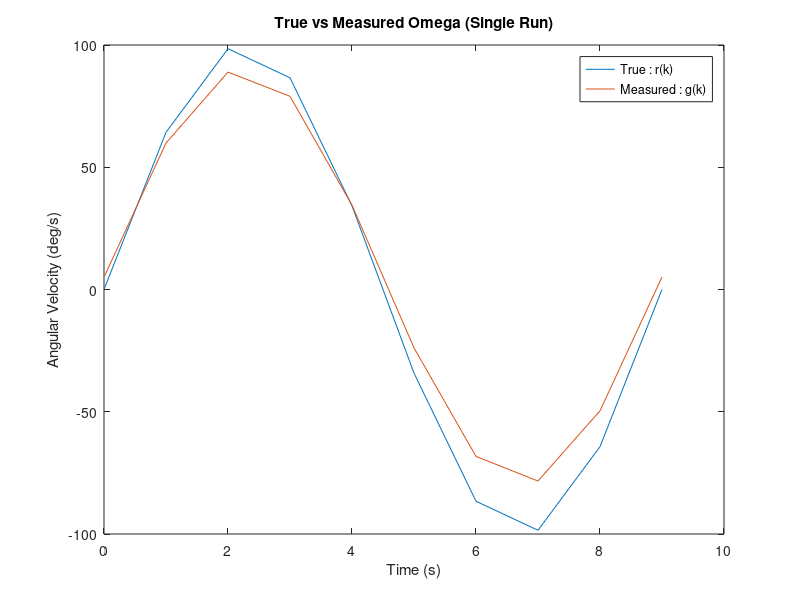

Recreate this plot in MATLAB. (Note: this script raises an error after producing the figure.)
%% Homework 2
%{
MECH7710
Matt Boler
%}

%% Problem 1
%{
Two random variables x 1 and x 2 have a joint PDF that is uniform inside the circle (in
the x 1 -x 2 plane) with radius 2, and zero outside the circle.
a) Find the math expression of the joint PDF function.
b) Find the conditional PDF P x 2 | x 1 ( x 2 | x 1  0 . 5 ) ?
c) Are the two random variables uncorrelated?
d) Are the two random variables statistically independent?
%}

% --- Done on paper ---


%% Problem 2
%{
The stationary process x(t) has an autocorrelation function of the form:
R_x(\tau) = \sigma^2 exp(-\beta |\tau|)
Another process y(t) is related to x(t) by the deterministic equation:
y(t) = ax(t) + b
where the constants a and b are known.
a) What it the autocorrelation function for y(t) ?
b) What is the crosscorrelation function R_xy(\tau)=E[x(t)y(t+\tau)]?
%}

% --- Done on paper ---

%% Problem 3
%{
Use least squares to identify a gyroscopes scale factor (a) and bias (b). Simulate the
gyroscope using:
g(k)=ar(k) + b + n(k)
n ~ N(0, \sigma= 0.3 deg/s)
r(k) = 100sin(\omega * t)
a) perform the least squares with 10 samples (make sure to pick  so that you get one
full cycle in 10 samples.
b) Repeat part a 1000 times and calculate the mean and standard deviation of the
estimate errors (this is known as a Monte Carlo Simulation). Compare the results
to the theoretically expected mean and standard deviation
c) Repeat part (a) and (b) using 1000 samples. What does the theoretical and Monte
Carlo standard deviation of the estimated errors approach?
d) Set up the problem to run as a recursive least squares and plot the coefficients and
theoretical standard deviation of the estimate error and the actual estimate error as
a function of time.
%}

a = 0.85; % scale factor
b = 5; % bias (deg/s)
sigma = 0.3; % deg/s

% Lets be really lazy and use a dt of 1 so sample = time
% Just have to use a slow omega
% a. sim with 10 samples
% b. do (a) 1000x

% Parameters chosen:
dt = 1;
w = 360/9; % 1 cycle in 10 samples
t = 0:dt:9;

% Data generation:

angular_velocity = 100 * sind(w * t);

g = zeros(size(t));
g_MC_10 = zeros(length(t), 1000);
n = zeros(size(t));

Y = zeros(size(t'));
H = zeros(size([t', t']));
X_est_10 = zeros(2,1);
X_est_MC_10 = zeros(2, 1000);


for i = 1:1000
    n = randn(size(t)) * sigma;
    g = a * angular_velocity + b + n;
    
    Y = g';
    H = [angular_velocity', ones(size(angular_velocity'))];
    
    %{
    Doesn't matter which run we use as our single and this is a convenient
    storage variable
    %}
    X_est_10 = H \ Y;
    
    % Store history
    X_est_MC_10(:,i) = X_est_10;
    g_MC_10(:,i) = g';
end

figure(1)
plot(t, angular_velocity, t, g);
legend("True : r(k)", "Measured : g(k)");
title("True vs Measured Omega (Single Run)");
xlabel('Time (s)');
ylabel('Angular Velocity (deg/s)');

disp("True Values")
disp(["Scale factor: ", string(a)]);
disp(["Bias: ", string(b)]);

disp("Single Sim Result (10 Samples)")
disp(["Estimated scale factor: ", string(X_est_10(1))]);
disp(["Estimated bias: ", string(X_est_10(2))]);


a_MC_10 = mean(X_est_MC_10(1,:));
b_MC_10 = mean(X_est_MC_10(2,:));
predicted_MC_10 = a_MC_10 * angular_velocity + b_MC_10;
mean_err_MC_10 = mean(g - predicted_MC_10);
std_err_MC_10 = std(g - predicted_MC_10);

disp("MC Sim Results (10 Samples)")
disp(["Estimated scale factor: ", string(a_MC_10)]);
disp(["Estimated bias: ", string(b_MC_10)]);
disp(["Mean error: ", string(mean_err_MC_10)]);
disp(["STD error: ", string(std_err_MC_10)]);

% c. (a) and (b) with 1000 samples

% Parameters chosen:
dt = 1;
w = 360/9; % 1 cycle in 10 samples
t = 0:dt:999;

% Data generation:

angular_velocity = 100 * sind(w * t);

g = zeros(size(t));
g_MC_1000 = zeros(length(t), 1000);
n = zeros(size(t));

Y = zeros(size(t'));
H = zeros(size([t', t']));
X_est_1000 = zeros(2,1);
X_est_MC_1000 = zeros(2, 1000);


for i = 1:1000
    n = randn(size(t)) * sigma;
    g = a * angular_velocity + b + n;
    
    Y = g';
    H = [angular_velocity', ones(size(angular_velocity'))];
    
    %{
    Doesn't matter which run we use as our single and this is a convenient
    storage variable
    %}
    X_est_1000 = H \ Y;
    
    % Store history
    X_est_MC_1000(:,i) = X_est_1000;
    g_MC_1000(:,i) = g';
end

figure(2)
plot(t, angular_velocity, t, g);
legend("True : r(k)", "Measured : g(k)");
title("True vs Measured Omega (Single Run)");
xlabel('Time (s)');
ylabel('Angular Velocity (deg/s)');

disp("True Values")
disp(["Scale factor: ", string(a)]);
disp(["Bias: ", string(b)]);

disp("Single Sim Result (1000 Samples)")
disp(["Estimated scale factor: ", string(X_est_1000(1))]);
disp(["Estimated bias: ", string(X_est_1000(2))]);

a_MC_1000 = mean(X_est_MC_1000(1,:));
b_MC_1000 = mean(X_est_MC_1000(2,:));
predicted_MC_1000 = a_MC_1000 * angular_velocity + b_MC_1000;
mean_err_MC_1000 = mean(g - predicted_MC_1000);
std_err_MC_1000 = std(g - predicted_MC_1000);

disp("MC Sim Results (1000 Samples)")
disp(["Estimated scale factor: ", string(a_MC_1000)]);
disp(["Estimated bias: ", string(b_MC_1000)]);
disp(["Mean error: ", string(mean_err_MC_1000)]);
disp(["STD error: ", string(std_err_MC_1000)]);

% d. Set up as recursive least squares and plot coefficients, actual
% estimate error, and theoretical estimate error.

X = [1; 0];
P = [1, 0; 0, 10];
R = sigma^2;

recursive_X = X;
recursive_P = [P(1,1); P(2,2)];
errors = zeros(size(t));

for i = 1:length(g)
    y = g(i);
    r = angular_velocity(i);
    H = [r, 1];
    prediction = H * X;
    
    error = y - prediction;
    
    % Solve for K
    K = P*H' / (H*P*H' + R);
    X = X + K * error;
    P = inv(inv(P) + H'*inv(R)*H);
    
    recursive_X(:,i) = X;
    recursive_P(:,i) = [P(1,1); P(2,2)];
    errors(i) = error;
end

state_variance = recursive_P(1,:) + recursive_P(2,:);
estimate_variance = state_variance + R;
estimate_std = sqrt(estimate_variance);

% TODO: THEORETICAL STDEV

figure(3)
plot(t, recursive_X(1,:), t, recursive_X(2,:), t, errors, t, estimate_std, 'r-', t, -estimate_std, 'r-');
title("Recursive Least Squares")
legend("Scale factor", "Bias", "Estimate error", "Estimate std");



%% Problem 4
%{
Simulate the following discrete system with a
normal random input and output noise:

G(z) = (0.25 * (z-0.8)) / (z^2 - 1.9*z + 0.95)

a) Develop the H matrix for the least squares solution.
b) Use least squares to estimate the coefficients of the above Transfer Function.
How good is the fit? Plot the bode response of the I.D. TF and the simulated TF
on the same plot. How much relative noise has been added (SNR – signal to
noise ratio), plot y and Y on the same plot.
c) Repeat the estimation process about 10 times using new values for the noise
vector each time. Compute the mean and standard deviation of your parameter
estimates. Compare the computed values of the parameter statistics with those
predicted by the theory based on the known value of the noise statistics.
d) Now use sigma between 0.1 and 1.0 and repeat parts b and c.
e) What can you
%}

numd = 0.25*[1 -0.8];
dend = [1 -1.9 0.95];
u = randn(1000,1);
y = dlsim(numd,dend,u);
sigma = 0.01;
Y = y + sigma * randn(1000,1);

%% Problem 5
%{
Justification of white noise for certain problems. Consider two problems:
(i) Simple first order low-pass filter with bandlimited white noise as the input:

y = G(s)*w, so that S_y(jw) = |G(jw)|^2 * S_w(jw), and the noise has the
PSD
S_1(w) = {A, |w| < w_c}, {0, |w| > w_c}
G(s) = 1 / (T_w*s + 1)

(ii) The same low pass system, but with pure white noise as the input.

S_1(w) = A \forall w
G(s) = 1 / (T_w*s + 1)

The first case seems quite plausible, but the second case has an input with infinite
variance and so is not physically realizable. However, the white noise assumption
simplifies the system analysis significantly, so it is important to see if the assumption
is justified. We test this with our two examples above:
a) Sketch the noise PSD and |G(jw)| for a reasonable value of T_w and w_c to
compare the two cases.
b) Determine the S_y(jw) for the two cases. Sketch these too.
c) Determine E[y^2] for the two cases.
d) Use these results to justify the following statement:
If the input spectrum is flat considerably beyond the system bandwidth,
there is little error introduced by assuming that the input spectrum is flat
out to infinity.
%}
